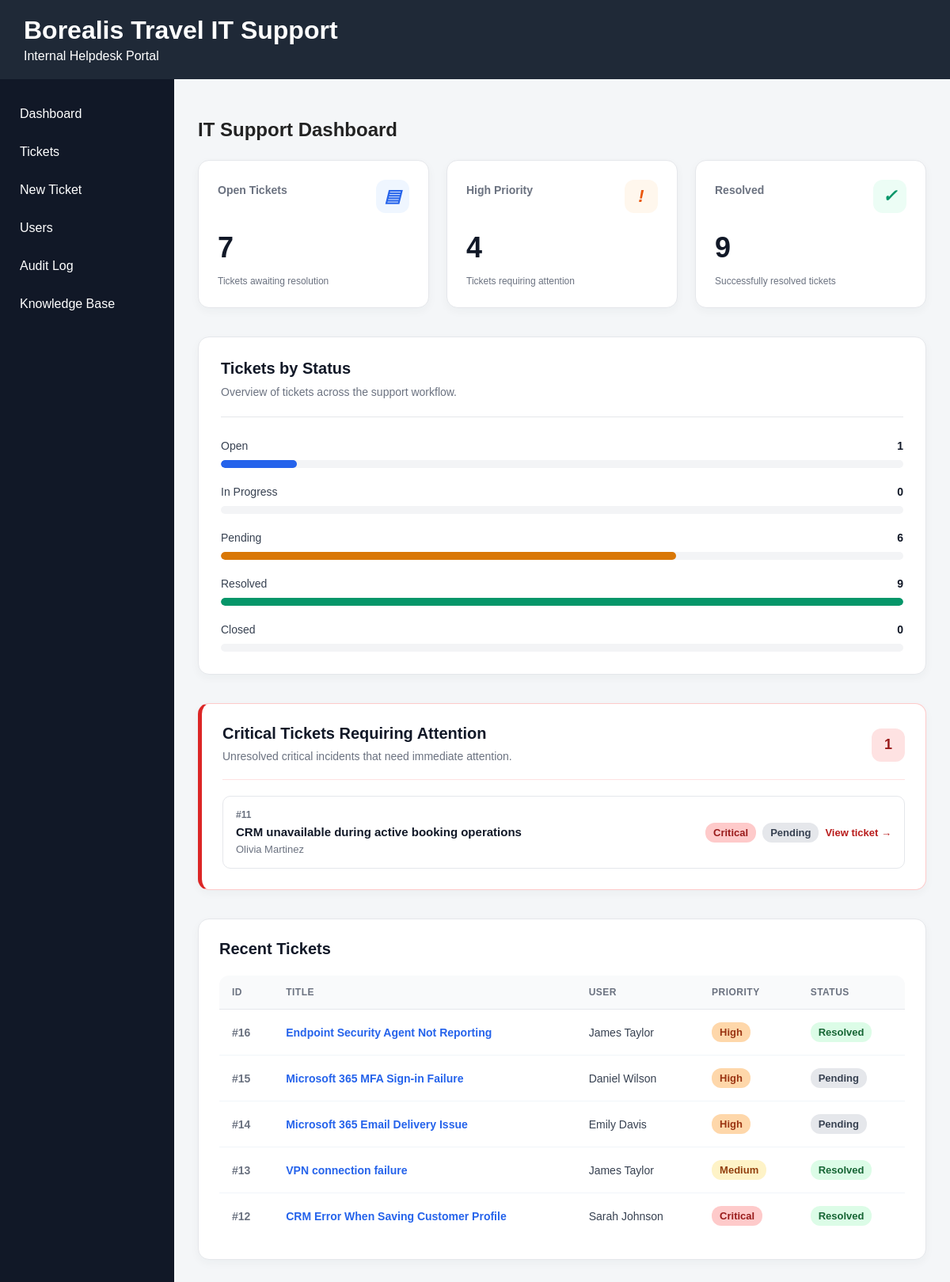
The page / on the database its author committed.
### tables this page shows
CREATE TABLE statuses (
        id INTEGER PRIMARY KEY,
        name TEXT NOT NULL UNIQUE
    );

CREATE TABLE tickets (
        id INTEGER PRIMARY KEY,
        user_id INTEGER NOT NULL,
        title TEXT NOT NULL,
        description TEXT NOT NULL,
        category_id INTEGER NOT NULL,
        priority_id INTEGER NOT NULL,
        status_id INTEGER NOT NULL,
        assigned_to INTEGER,
        created_at TEXT NOT NULL DEFAULT CURRENT_TIMESTAMP,
        updated_at TEXT NOT NULL DEFAULT CURRENT_TIMESTAMP,
        resolved_at TEXT, impact_id INTEGER, urgency_id INTEGER,
        FOREIGN KEY (user_id) REFERENCES users(id),
        FOREIGN KEY (category_id) REFERENCES categories(id),
        FOREIGN KEY (priority_id) REFERENCES priorities(id),
        FOREIGN KEY (status_id) REFERENCES statuses(id),
        FOREIGN KEY (assigned_to) REFERENCES users(id)
    );

CREATE TABLE users (
        id INTEGER PRIMARY KEY,
        name TEXT NOT NULL,
        email TEXT NOT NULL UNIQUE,
        department_id INTEGER NOT NULL,
        role TEXT NOT NULL,
        status TEXT NOT NULL DEFAULT 'Active',
        created_at TEXT NOT NULL DEFAULT CURRENT_TIMESTAMP,
        deactivated_at TEXT,
        FOREIGN KEY (department_id) REFERENCES departments(id)
    );

CREATE TABLE priorities (
        id INTEGER PRIMARY KEY,
        name TEXT NOT NULL UNIQUE
    );

### app/main.py (the view)
@app.get("/")
def home(request: Request, ticket_created: int | None = None):
    open_tickets = get_open_ticket_count()
    recent_tickets = get_recent_tickets()
    high_priority = get_high_priority_count()
    resolved_tickets = get_resolved_ticket_count()
    ticket_status_counts = get_ticket_status_counts()
    critical_tickets = get_critical_open_tickets()
    max_ticket_count = max(
        (item["total"] for item in ticket_status_counts),
        default=0
    )
    return templates.TemplateResponse(
        request=request,
        name="index.html",
        context={
            "open_tickets": open_tickets,
            "recent_tickets": recent_tickets,
            "high_priority": high_priority,
            "resolved_tickets": resolved_tickets,
            "ticket_created": ticket_created,
            "ticket_status_counts": ticket_status_counts,
            "critical_tickets": critical_tickets,
            "max_ticket_count": max_ticket_count
        }
    )

### app/templates/index.html (shortened to what this page needs)
{% extends "base.html" %}
{% block header_subtitle %}
Internal Helpdesk Portal
{% endblock %}
{% block content %}
            <h2>IT Support Dashboard</h2>
            <section class="stats">
                <div class="card">
                    <div class="stat-card-header">
                        <h3>Open Tickets</h3>
                        <div class="stat-icon stat-icon-open">
                            <i class="icon-inbox"></i>
                        </div>
                    </div>
                    <p>{{ open_tickets }}</p>
                    <span class="stat-description">Tickets awaiting resolution</span>
                </div>
                <div class="card">
                    <div class="stat-card-header">
                        <h3>High Priority</h3>
                        <div class="stat-icon stat-icon-high">
                            <i class="icon-alert"></i>
                        </div>
                    </div>
                    <p>{{ high_priority }}</p>
                    <span class="stat-description">Tickets requiring attention</span>
                </div>
                <div class="card">
                    <div class="stat-card-header">
                        <h3>Resolved</h3>
                        <div class="stat-icon stat-icon-resolved">
                            <i class="icon-check"></i>
                        </div>
                    </div>
                    <p>{{ resolved_tickets }}</p>
                    <span class="stat-description">Successfully resolved tickets</span>
                </div>
            </section>
            <section class="dashboard-chart">
                <div class="dashboard-chart-header">
                    <div>
                        <h2>Tickets by Status</h2>
                        <p>Overview of tickets across the support workflow.</p>
                    </div>
                </div>
                <div class="status-chart">
                    {% for item in ticket_status_counts %}
                    <div class="status-chart-row">
                        <div class="status-chart-label">
                            <span>{{ item["status"] }}</span>
                            <strong>{{ item["total"] }}</strong>
                        </div>
                        <div class="status-chart-track">
                            <div
                                class="status-chart-bar"
                                data-status="{{ item['status'] }}"
                                style="width: {{ (item['total'] / (max_ticket_count or 1)) * 100 }}%;"
                            ></div>
                        </div>
                    </div>
                    {% endfor %}
                </div>
            </section>
            <section class="critical-tickets-panel">
                <div class="critical-tickets-header">
                    <div>
                        <h2>Critical Tickets Requiring Attention</h2>
                        <p>Unresolved critical incidents that need immediate attention.</p>
                    </div>
                    <span class="critical-tickets-count">
                        {{ critical_tickets | length }}
                    </span>
                </div>
                {% if critical_tickets %}
                <div class="critical-tickets-list">
                    {% for ticket in critical_tickets %}
                    <a class="critical-ticket-item" href="/tickets/{{ ticket.id }}">
                        <div class="critical-ticket-main">
                            <span class="critical-ticket-id">#{{ ticket.id }}</span>
                            <strong>{{ ticket.title }}</strong>
                            <span class="critical-ticket-user">{{ ticket.user_name }}</span>
                        </div>
                        <div class="critical-ticket-meta">
                            <span class="priority priority-critical">{{ ticket.priority }}</span>
                            <span class="status status-{{ ticket.status | lower | replace(' ', '-') }}">
                                {{ ticket.status }}
                            </span>
                            <span class="critical-ticket-link">View ticket →</span>
                        </div>
                    </a>
                    {% endfor %}
                </div>
                {% endif %}
            </section>
            <section class="dashboard-recent-tickets">
                <h2>Recent Tickets</h2>
                <div class="dashboard-table-wrapper">
                    <table>
                        <thead>
                            <tr>
                                <th>ID</th>
                                <th>Title</th>
                                <th>User</th>
                                <th>Priority</th>
                                <th>Status</th>
                            </tr>
                        </thead>
                        <tbody>
                            {% for ticket in recent_tickets %}
                            <tr>
                                <td>#{{ ticket.id }}</td>
                                <td>
                                    <a href="/tickets/{{ ticket.id }}">
                                        {{ ticket.title }}
                                    </a>
                                </td>
                                <td>{{ ticket.user_name }}</td>
                                <td>
                                    <span class="priority priority-{{ ticket.priority | lower }}">
                                        {{ ticket.priority }}
                                    </span>
                                </td>
                                <td>
                                    <span class="status status-{{ ticket.status | lower | replace(' ', '-') }}">
                                        {{ ticket.status }}
                                    </span>
                                </td>
                            </tr>
                            {% endfor %}
                        </tbody>
                    </table>
                </div>
            </section>
{% endblock %}

### app/templates/base.html (shortened to what this page needs)
<!DOCTYPE html>
<html lang="en">
<head>
    <link rel="stylesheet" href="/static/style.css">
</head>
<body>
    <header>
        <h1>Borealis Travel IT Support</h1>
        <p>{% block header_subtitle %}{% endblock %}</p>
    </header>
    <div class="layout">
        <aside>
            <nav>
                <a href="/">Dashboard</a>
                <a href="/tickets">Tickets</a>
                <a href="/new-ticket">New Ticket</a>
                <a href="/users">Users</a>
                <a href="/audit-logs">Audit Log</a>
                <a href="/knowledge-base">Knowledge Base</a>
            </nav>
        </aside>
        <main>
            {% block content %}{% endblock %}
        </main>
    </div>
</body>
</html>

### rows shown on the page
statuses: status "Open", total "1"
statuses: status "In Progress", total "0"
statuses: status "Pending", total "6"
statuses: status "Resolved", total "9"
statuses: status "Closed", total "0"
tickets: id "11", title "CRM unavailable during active booking operations", user_name "Olivia Martinez", priority "Critical", status "Pending"
tickets: id "16", title "Endpoint Security Agent Not Reporting", user_name "James Taylor", priority "High", status "Resolved"
tickets: id "15", title "Microsoft 365 MFA Sign-in Failure", user_name "Daniel Wilson", priority "High", status "Pending"
tickets: id "14", title "Microsoft 365 Email Delivery Issue", user_name "Emily Davis", priority "High", status "Pending"
tickets: id "13", title "VPN connection failure", user_name "James Taylor", priority "Medium", status "Resolved"
tickets: id "12", title "CRM Error When Saving Customer Profile", user_name "Sarah Johnson", priority "Critical", status "Resolved"

### other values the page prints
{{ open_tickets }} "7"
{{ high_priority }} "4"
{{ resolved_tickets }} "9"
{{ critical_tickets | length }} "1"
